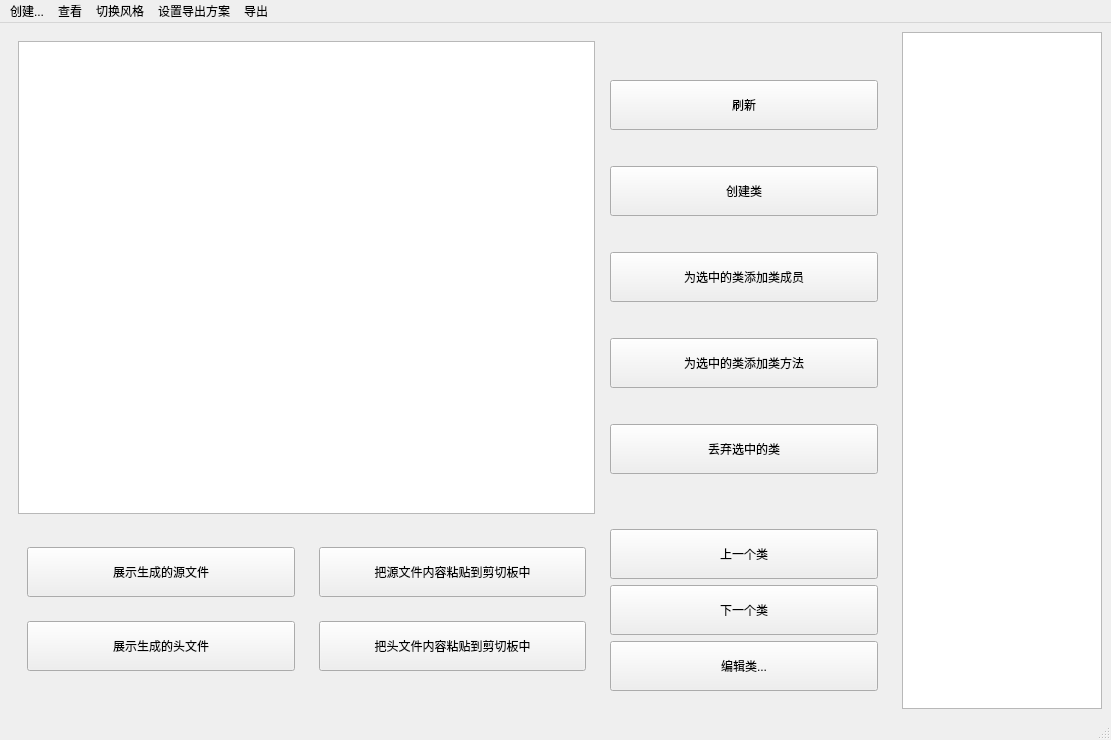
<?xml version="1.0" encoding="UTF-8"?>
<ui version="4.0">
 <class>MainWindow</class>
 <widget class="QMainWindow" name="MainWindow">
  <property name="geometry">
   <rect>
    <x>0</x>
    <y>0</y>
    <width>1111</width>
    <height>740</height>
   </rect>
  </property>
  <property name="windowTitle">
   <string>MainWindow</string>
  </property>
  <widget class="QWidget" name="centralwidget">
   <layout class="QHBoxLayout" name="horizontalLayout">
    <item>
     <widget class="QWidget" name="widget_8" native="true">
      <layout class="QGridLayout" name="gridLayout_7">
       <item row="0" column="0" colspan="2">
        <widget class="QTextBrowser" name="textBrowser"/>
       </item>
       <item row="0" column="2">
        <widget class="QWidget" name="widget_4" native="true">
         <layout class="QVBoxLayout" name="verticalLayout">
          <item>
           <widget class="QPushButton" name="btn_refresh">
            <property name="minimumSize">
             <size>
              <width>0</width>
              <height>50</height>
             </size>
            </property>
            <property name="text">
             <string>刷新</string>
            </property>
           </widget>
          </item>
          <item>
           <widget class="QPushButton" name="btn_setClassFirst">
            <property name="minimumSize">
             <size>
              <width>0</width>
              <height>50</height>
             </size>
            </property>
            <property name="text">
             <string>创建类</string>
            </property>
           </widget>
          </item>
          <item>
           <widget class="QPushButton" name="btn_add_member">
            <property name="minimumSize">
             <size>
              <width>200</width>
              <height>50</height>
             </size>
            </property>
            <property name="text">
             <string>为选中的类添加类成员</string>
            </property>
           </widget>
          </item>
          <item>
           <widget class="QPushButton" name="btn_add_function">
            <property name="minimumSize">
             <size>
              <width>200</width>
              <height>50</height>
             </size>
            </property>
            <property name="text">
             <string>为选中的类添加类方法</string>
            </property>
           </widget>
          </item>
          <item>
           <widget class="QPushButton" name="btn_clear_current">
            <property name="minimumSize">
             <size>
              <width>200</width>
              <height>50</height>
             </size>
            </property>
            <property name="text">
             <string>丢弃选中的类</string>
            </property>
           </widget>
          </item>
         </layout>
        </widget>
       </item>
       <item row="1" column="0">
        <widget class="QWidget" name="widget" native="true">
         <layout class="QGridLayout" name="gridLayout">
          <item row="0" column="0">
           <widget class="QPushButton" name="btn_showSource">
            <property name="minimumSize">
             <size>
              <width>200</width>
              <height>50</height>
             </size>
            </property>
            <property name="text">
             <string>展示生成的源文件</string>
            </property>
           </widget>
          </item>
          <item row="1" column="0">
           <widget class="QPushButton" name="btn_showHeader">
            <property name="minimumSize">
             <size>
              <width>200</width>
              <height>50</height>
             </size>
            </property>
            <property name="text">
             <string>展示生成的头文件</string>
            </property>
           </widget>
          </item>
         </layout>
        </widget>
       </item>
       <item row="1" column="1">
        <widget class="QWidget" name="widget_2" native="true">
         <layout class="QGridLayout" name="gridLayout_2">
          <item row="0" column="0">
           <widget class="QPushButton" name="pushButton_3">
            <property name="minimumSize">
             <size>
              <width>200</width>
              <height>50</height>
             </size>
            </property>
            <property name="text">
             <string>把源文件内容粘贴到剪切板中</string>
            </property>
           </widget>
          </item>
          <item row="1" column="0">
           <widget class="QPushButton" name="pushButton_4">
            <property name="minimumSize">
             <size>
              <width>200</width>
              <height>50</height>
             </size>
            </property>
            <property name="text">
             <string>把头文件内容粘贴到剪切板中</string>
            </property>
           </widget>
          </item>
         </layout>
        </widget>
       </item>
       <item row="1" column="2">
        <widget class="QWidget" name="widget_3" native="true">
         <layout class="QGridLayout" name="gridLayout_3">
          <item row="2" column="0">
           <widget class="QPushButton" name="btn_composeCurrentClass">
            <property name="minimumSize">
             <size>
              <width>200</width>
              <height>50</height>
             </size>
            </property>
            <property name="text">
             <string>编辑类...</string>
            </property>
           </widget>
          </item>
          <item row="1" column="0">
           <widget class="QPushButton" name="btn_next">
            <property name="minimumSize">
             <size>
              <width>0</width>
              <height>50</height>
             </size>
            </property>
            <property name="text">
             <string>下一个类</string>
            </property>
           </widget>
          </item>
          <item row="0" column="0">
           <widget class="QPushButton" name="btn_pre">
            <property name="minimumSize">
             <size>
              <width>0</width>
              <height>50</height>
             </size>
            </property>
            <property name="text">
             <string>上一个类</string>
            </property>
           </widget>
          </item>
         </layout>
        </widget>
       </item>
      </layout>
     </widget>
    </item>
    <item>
     <widget class="QListWidget" name="classList">
      <property name="maximumSize">
       <size>
        <width>200</width>
        <height>16777215</height>
       </size>
      </property>
      <property name="verticalScrollBarPolicy">
       <enum>Qt::ScrollBarAlwaysOff</enum>
      </property>
      <property name="horizontalScrollBarPolicy">
       <enum>Qt::ScrollBarAlwaysOff</enum>
      </property>
     </widget>
    </item>
   </layout>
  </widget>
  <widget class="QMenuBar" name="menubar">
   <property name="geometry">
    <rect>
     <x>0</x>
     <y>0</y>
     <width>1111</width>
     <height>21</height>
    </rect>
   </property>
   <widget class="QMenu" name="menusetClass">
    <property name="title">
     <string>创建...</string>
    </property>
    <addaction name="action_setClass"/>
    <addaction name="separator"/>
    <addaction name="action_addMember"/>
    <addaction name="action_addFunction"/>
   </widget>
   <widget class="QMenu" name="menushowCurrentClass">
    <property name="title">
     <string>查看</string>
    </property>
    <widget class="QMenu" name="menu_3">
     <property name="title">
      <string>展示当前类</string>
     </property>
     <addaction name="action_showCurrentHeader"/>
     <addaction name="action_showCurrentSource"/>
    </widget>
    <addaction name="menu_3"/>
    <addaction name="action_toNext"/>
    <addaction name="action_toPrevious"/>
   </widget>
   <widget class="QMenu" name="menu">
    <property name="title">
     <string>设置导出方案</string>
    </property>
    <addaction name="action_editConfigWindow"/>
    <addaction name="separator"/>
    <addaction name="separator"/>
    <addaction name="separator"/>
    <addaction name="action_viewExportSetting"/>
    <addaction name="separator"/>
   </widget>
   <widget class="QMenu" name="menu_2">
    <property name="title">
     <string>切换风格</string>
    </property>
    <addaction name="action_lightView"/>
    <addaction name="action_darkView"/>
    <addaction name="action_thanks"/>
   </widget>
   <widget class="QMenu" name="menu_4">
    <property name="title">
     <string>导出</string>
    </property>
    <addaction name="action_export_Normal"/>
    <addaction name="action_export_toCMake"/>
   </widget>
   <addaction name="menusetClass"/>
   <addaction name="menushowCurrentClass"/>
   <addaction name="menu_2"/>
   <addaction name="menu"/>
   <addaction name="menu_4"/>
  </widget>
  <widget class="QStatusBar" name="statusbar"/>
  <action name="action_setClass">
   <property name="text">
    <string>创建类</string>
   </property>
  </action>
  <action name="action_addMember">
   <property name="text">
    <string>为选中的类添加类成员</string>
   </property>
  </action>
  <action name="action_addFunction">
   <property name="text">
    <string>为选中的类添加类方法</string>
   </property>
  </action>
  <action name="action_toNext">
   <property name="text">
    <string>展示下一个类</string>
   </property>
  </action>
  <action name="action_toPrevious">
   <property name="text">
    <string>展示上一个类</string>
   </property>
  </action>
  <action name="action_exportAllClassToOnePlace">
   <property name="text">
    <string>将所有的类导出到一个文件夹下</string>
   </property>
  </action>
  <action name="action_exportEachFileOneByOne">
   <property name="text">
    <string>对每一个文件单独保存位置</string>
   </property>
  </action>
  <action name="action_exportPairFileOneByOne">
   <property name="text">
    <string>导出每一对文件到单独文件夹下</string>
   </property>
  </action>
  <action name="actionSetAlwaysExportInclude">
   <property name="text">
    <string>设置头文件惯有保存路径</string>
   </property>
  </action>
  <action name="actionSetAlwaysExportSource">
   <property name="text">
    <string>设置源文件惯有保存路径</string>
   </property>
  </action>
  <action name="actionSetAlwaysExportPairs">
   <property name="text">
    <string>设置每对文件惯有保存路径</string>
   </property>
  </action>
  <action name="action_viewExportSetting">
   <property name="text">
    <string>查阅保存配置情况</string>
   </property>
  </action>
  <action name="action_editExportSettings">
   <property name="text">
    <string>编辑保存配置</string>
   </property>
  </action>
  <action name="action_lightView">
   <property name="text">
    <string>亮主题风格</string>
   </property>
  </action>
  <action name="action_darkView">
   <property name="text">
    <string>暗主题风格</string>
   </property>
  </action>
  <action name="action_thanks">
   <property name="text">
    <string>致谢(github)</string>
   </property>
  </action>
  <action name="action_showCurrentHeader">
   <property name="text">
    <string>展示头文件</string>
   </property>
  </action>
  <action name="action_showCurrentSource">
   <property name="text">
    <string>展示源文件</string>
   </property>
  </action>
  <action name="action_addToCmake">
   <property name="text">
    <string>导出到Cmake里</string>
   </property>
  </action>
  <action name="action_addNormal">
   <property name="text">
    <string>导出</string>
   </property>
  </action>
  <action name="action_export_toCMake">
   <property name="text">
    <string>导出到CMake</string>
   </property>
  </action>
  <action name="action_export_Normal">
   <property name="text">
    <string>正常导出</string>
   </property>
  </action>
  <action name="action_editConfigWindow">
   <property name="text">
    <string>编辑保存配置</string>
   </property>
  </action>
 </widget>
 <resources/>
 <connections/>
</ui>
